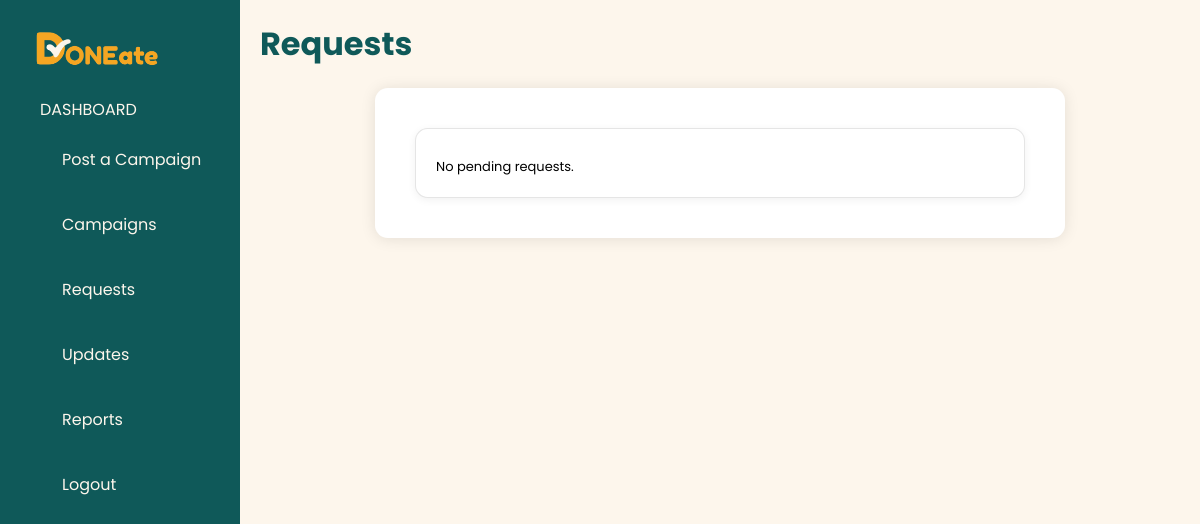
/org_request_list (signed in), run on an earlier commit of the app's database.
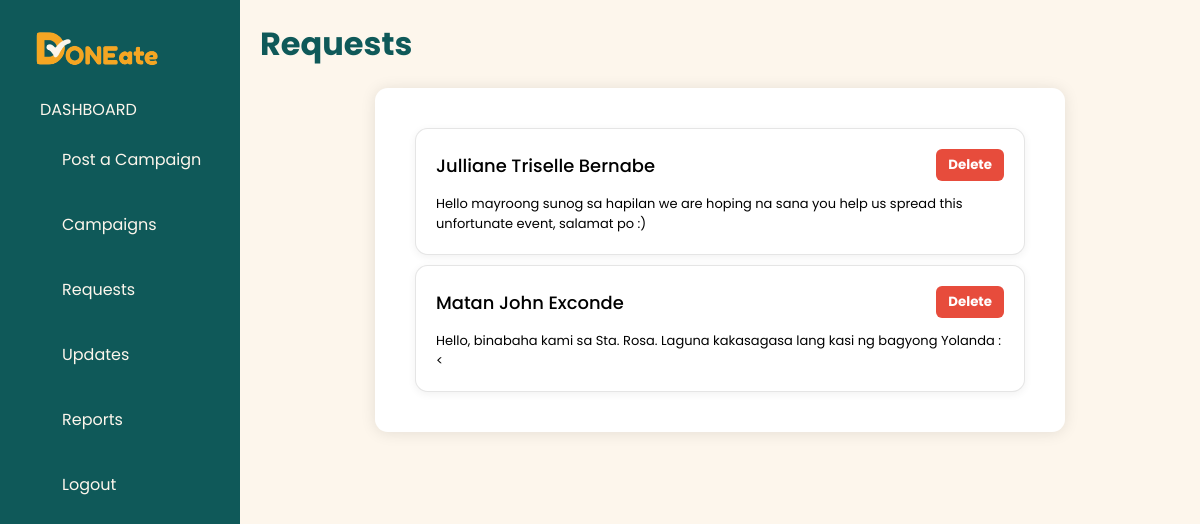
And on a later commit of the database.
### models.py (models this page shows, shortened)
class Requests(db.Model):
    __tablename__ = 'Requests'
    RequestID = Column(Integer, primary_key=True, autoincrement=True)
    OrganizerID = Column(Integer, ForeignKey('Organizers.OrganizerID'))
    RepresentativeID = Column(Integer, ForeignKey('Representatives.RepresentativeID'))
    Message = Column(Text)
    organizer = db.relationship("Organizers", backref="requests")
    representative = db.relationship("Representatives", backref="requests")
    requestdetails = db.relationship("RequestDetails", back_populates="request", cascade="all, delete-orphan")

class Representatives(db.Model):
    __tablename__ = 'Representatives'
    RepresentativeID = Column(Integer, primary_key=True, autoincrement=True)
    CommunityID = Column(Integer, ForeignKey('Communities.CommunityID'))
    Name = Column(String(100))
    Email = Column(String(50))
    community = db.relationship("Communities", backref="representatives")

### app.py (the view)
@app.route('/org_request_list')
def org_request_list():
    requests = Requests.query.filter_by(OrganizerID=session.get('organizer_id')).all()
    return render_template('organizer_request_list.html', requests = requests, role = session.get('role'))

### templates/organizer_request_list.html (shortened to what this page needs)
{% extends "layout.html" %}
{% block body %}
<body>
    <div class="dashboard-container">
        {% include "org_nav.html" %}
        <div class="main-content">
            <h1 class="main-content-title">Requests</h1>
            <div class="donor-center-container">
                    {% if requests %}
                        {% for request in requests%}
                        <div class="donor-center-div update">
                            <div class="update-header">
                                <h4 class="organizer-name-update">{{ request.representative.Name.title() }}</h4>
                                <a href = "{{ url_for('delete_request', request_id = request.RequestID) }}">
                                    <button class="delete-btn">Delete</button>
                                </a>
                            </div>
                            <p class="update-message">{{request.Message}}</p>
                            </div>
                        {% endfor %}
                    {% else %}
                        <div class="donor-center-div update">
                            <p class="update-message">No pending requests.</p>
                        </div>
                    {% endif %}
                </div>
            </div>
        </div>
</body>
{% endblock %}

What changed in the data, as far as the page shows it:
added Requests: representative.Name "Julliane Triselle Bernabe", Message "Hello mayroong sunog sa hapilan we are hoping na sana you help us spread this unfortunate event, salamat po :)"
added Requests: representative.Name "Matan John Exconde", Message "Hello, binabaha kami sa Sta. Rosa. Laguna kakasagasa lang kasi ng bagyong Yolanda :<"
Also different on the page:
text no longer shown: "No pending requests."
